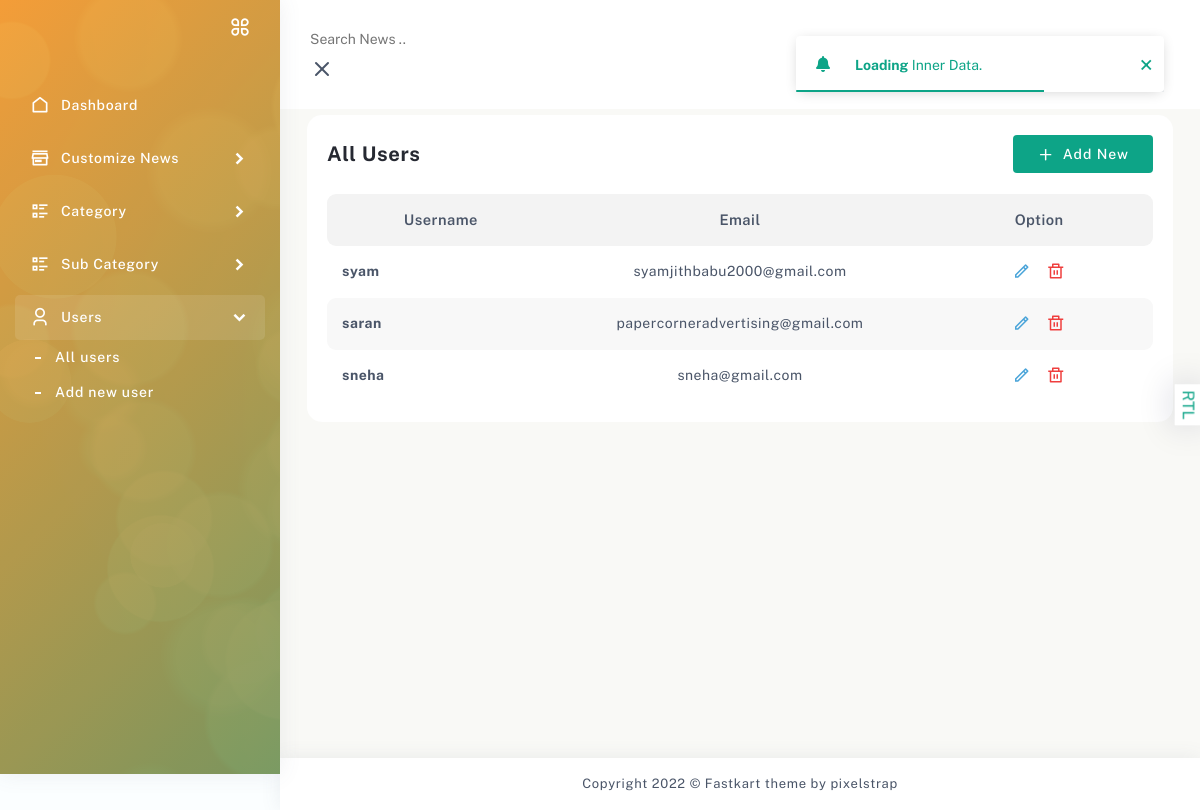
Before: /adminapp/users/ with the older database file.
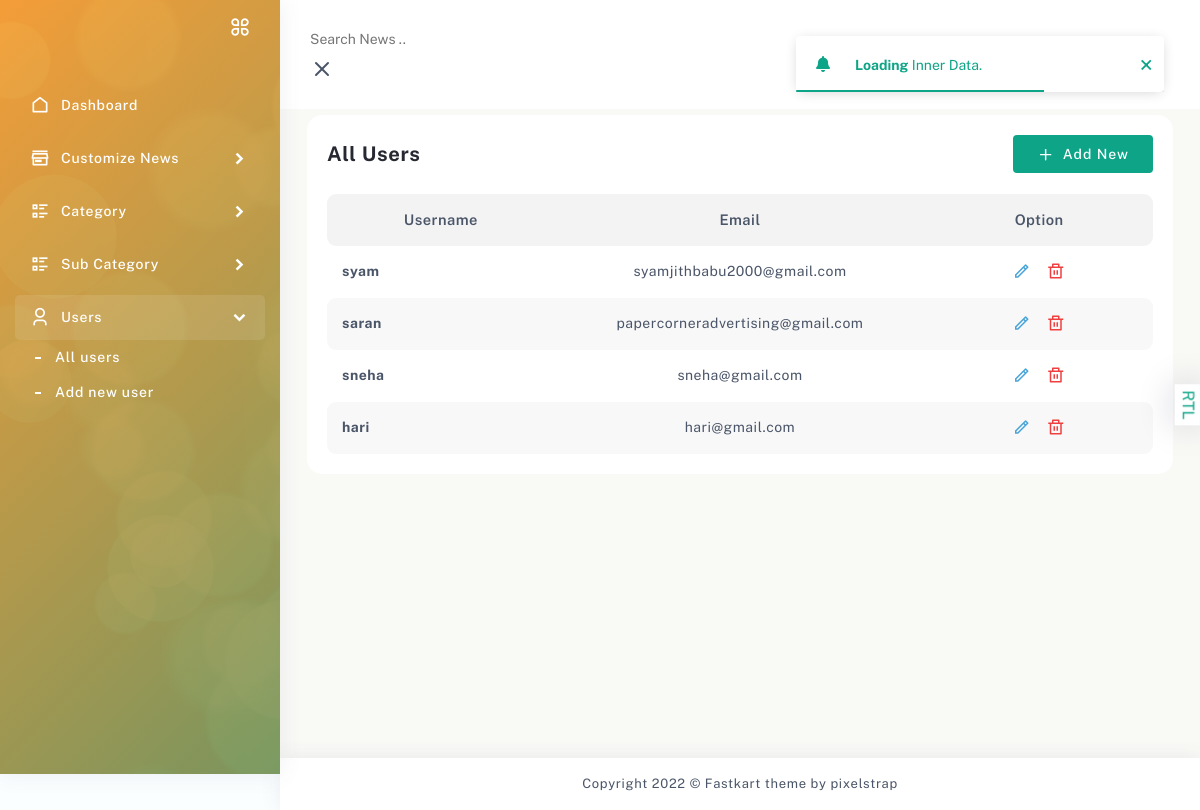
After: the same page with the newer database file.
### web/models.py (models this page shows)
class CustomUser(AbstractBaseUser, PermissionsMixin):
    username = models.CharField(max_length=15, unique=True)
    email = models.EmailField(unique=True)
    is_active = models.BooleanField(default=True)
    is_staff = models.BooleanField(default=False)
    is_superuser = models.BooleanField(default=False)
    objects = CustomUserManager()
    USERNAME_FIELD = 'username'
    REQUIRED_FIELDS = ['email']
    def __str__(self):
        return self.username

### adminapp/views.py (the view)
# urls.py: path('users/',views.users,name="users"),
def users(request):
    users = CustomUser.objects.filter().exclude(username='admin')
    print(users)
    context = {
        'users' : users
    }
    return render(request,'adminapp/users.html',context)

### templates/adminapp/users.html
{% extends 'adminapp/partials/base.html' %}
{% load static %}
{% block content %}
    <div class="page-body">
        <div class="container-fluid">
            <div class="row">
                <div class="col-sm-12">
                    <div class="card card-table">
                        <div class="card-body">
                            <div class="title-header option-title">
                                <h5>All Users</h5>
                                <form class="d-inline-flex">
                                    <a href="{% url 'adminapp:add_user' %}" class="align-items-center btn btn-theme d-flex">
                                        <i data-feather="plus"></i>Add New
                                    </a>
                                </form>
                            </div>
                            <div class="table-responsive table-product">
                                <table class="table all-package theme-table" id="table_id">
                                    <thead>
                                        <tr>
                                            <th>Username</th>
                                            <th>Email</th>
                                            <th>Option</th>
                                        </tr>
                                    </thead>
                                    <tbody>
                                        {% for user in users %}
                                        <tr>
                                            <td>
                                                <div class="user-name">
                                                    <span>{{user.username}}</span>
                                                </div>
                                            </td>
                                            <td>{{user.email}}</td>
                                            <td>
                                                <ul>
                                                    <li>
                                                        <a href="{% url 'adminapp:edit_user' user.id %}">
                                                            <i class="ri-pencil-line"></i>
                                                        </a>
                                                    </li>
                                                    <li>
                                                        <a href="{% url 'adminapp:delete_user' user.id %}">
                                                            <i class="ri-delete-bin-line"></i>
                                                        </a>
                                                    </li>
                                                </ul>
                                            </td>
                                        </tr>
                                        {% endfor %}
                                    </tbody>
                                </table>
                            </div>
                        </div>
                    </div>
                </div>
            </div>
        </div>
        <div class="container-fluid">
            <footer class="footer">
                <div class="row">
                    <div class="col-md-12 footer-copyright text-center">
                        <p class="mb-0">Copyright 2022 © Fastkart theme by pixelstrap</p>
                    </div>
                </div>
            </footer>
        </div>
    </div>
</div>
{% endblock %}

Changed rows visible on the page:
added CustomUser: username "hari", email "hari@gmail.com"
